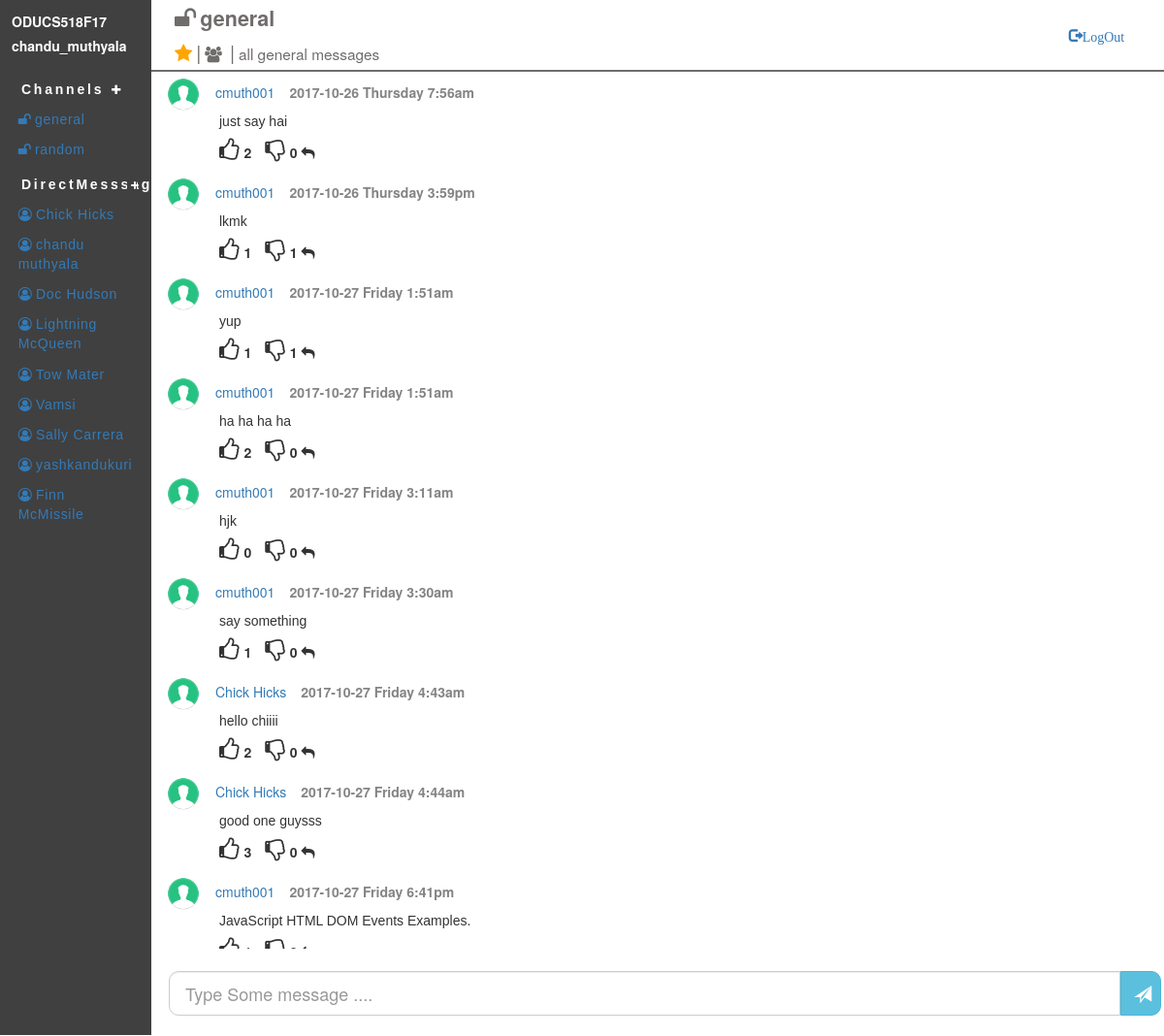
The app's page /index.php (signed in) with its own data.
### tables this page shows
CREATE TABLE IF NOT EXISTS `register` (
  `email` varchar(20) NOT NULL,
  `password` varchar(20) NOT NULL,
  `user_name` varchar(20) NOT NULL,
  `display_name` varchar(20) NOT NULL
);

CREATE TABLE IF NOT EXISTS `channels` (
  `channel_id` int(20) NOT NULL,
  `channel_name` varchar(20) NOT NULL,
  `purpose` varchar(50) NOT NULL,
  `created_by_user_email` varchar(20) NOT NULL,
  `createdon` timestamp NOT NULL DEFAULT '0000-00-00 00:00:00' ON UPDATE CURRENT_TIMESTAMP,
  `access_specifiers` tinyint(1) NOT NULL DEFAULT '0'
);

CREATE TABLE IF NOT EXISTS `userChannels` (
  `user_email` varchar(20) NOT NULL,
  `channel_id` int(10) NOT NULL,
  `channel_name` varchar(20) NOT NULL,
  `join_time` timestamp NOT NULL DEFAULT CURRENT_TIMESTAMP ON UPDATE CURRENT_TIMESTAMP,
  `starred` tinyint(1) NOT NULL DEFAULT '0'
);

CREATE TABLE IF NOT EXISTS `users` (
  `email` varchar(50) NOT NULL,
  `user_name` varchar(20) NOT NULL,
  `display_name` varchar(20) NOT NULL,
  `status` varchar(50) NOT NULL,
  `mode_id` int(10) NOT NULL,
  `display_pic` varchar(50) NOT NULL,
  `description` varchar(200) NOT NULL,
  `password` varchar(20) NOT NULL,
  `phone_no` int(13) NOT NULL,
  `skype_id` varchar(20) NOT NULL,
  `timestamp` timestamp NOT NULL DEFAULT CURRENT_TIMESTAMP ON UPDATE CURRENT_TIMESTAMP
);

CREATE TABLE IF NOT EXISTS `channel_messages` (
  `cmessage_id` int(10) NOT NULL,
  `channel_id` int(10) NOT NULL,
  `cuser_email` varchar(20) NOT NULL,
  `channel_message` text NOT NULL,
  `has_thread` tinyint(4) NOT NULL DEFAULT '0',
  `cmsg_timestamp` timestamp NOT NULL DEFAULT CURRENT_TIMESTAMP ON UPDATE CURRENT_TIMESTAMP
);

### sqlQueries.php (the view, shortened to what this page needs)
<?php
$conn = new mysqli(DB_HOST, DB_USER, DB_PASSWORD,DB_NAME)
	OR die ('Could not connect to MySQL: '.mysql_error());
function getUserDetails($email){
	global $conn;
	$sql = "SELECT * FROM register where email= '".$email."'";
    $result = $conn->query($sql);
    $row = $result->fetch_assoc();
    return $row;
}
function getChannelName($channel_id){
	global $conn;
	$sql = "SELECT * FROM channels where channel_id="."'$channel_id'";
	$result = mysqli_query($conn, $sql);
	$row = $result->fetch_assoc();
	return $row;
}
function getAllChannels($email){
	global $conn;
	$sql = "SELECT * FROM userChannels where user_email="."'$email'";;
    $result = mysqli_query($conn, $sql);
    $string = "";
    while(($row = mysqli_fetch_assoc($result)))
	{
    	$string=$string."<li ><a class= 'listbg' href=index.php?channel=".$row['channel_id']."#scrollBottom><i style='ffont-size: 126%;padding-right: 3%;' class='fa'>&#xf09c;</i>".$row['channel_name']."</a></li>";
	}
	return $string;
}
function getAllUsers(){
	global $conn;
	$sql = "SELECT user_name FROM users";
    $result = mysqli_query($conn, $sql);
    $string = "";
    while(($row = mysqli_fetch_assoc($result)))
	{
    	$string=$string."<li ><a class= 'listbg' href=''><i class ='fa' style = 'padding-right: 3%;'>&#xf2be;</i>".$row['user_name']."</a></li>";
	}
	return $string;
}
function getChannelMessages($channel_id){
	global $conn;
	$sql = "SELECT * FROM `channel_messages` join users on users.email=channel_messages.cuser_email where channel_id="."'$channel_id'";
    $result = mysqli_query($conn, $sql);
    $string = "<div class = 'message_wrapper'>";
    while(($row = mysqli_fetch_assoc($result)))
	{
		$likeCountQuery = "SELECT COUNT(*) as likeCount FROM `channel_message_reaction` where message_id=".$row['cmessage_id']." and emoji_id=1";
		$dislikeCountQuery = "SELECT COUNT(*) as dislikeCount FROM `channel_message_reaction` where message_id=".$row['cmessage_id']." and emoji_id=2";
		$likeList = "SELECT *  FROM `channel_message_reaction` join users on users.email=channel_message_reaction.user_email where message_id=".$row['cmessage_id']." and emoji_id=1";
		$dislikeList = "SELECT * FROM `channel_message_reaction` join users on users.email=channel_message_reaction.user_email where message_id=".$row['cmessage_id']." and emoji_id=2";
		$likeResult = mysqli_query($conn,$likeCountQuery);
		$dislikeResult = mysqli_query($conn,$dislikeCountQuery);
		$likeUsersList = mysqli_query($conn,$likeList);
		$dislikeUsersList = mysqli_query($conn,$dislikeList);
		$likeCount = mysqli_fetch_assoc($likeResult);
		$dislikeCount = mysqli_fetch_assoc($dislikeResult);
		$likeStr='';
		$dislikeStr='';
		while(($likeUser = mysqli_fetch_assoc($likeUsersList)))
		{
			if($likeUser['email']===$_SESSION['email']){
				$likeStr=$likeStr."You, ";
			}else{
				$likeStr=$likeStr.$likeUser['display_name'].",";
			}
		}
		while(($dislikeUser = mysqli_fetch_assoc($dislikeUsersList)))
		{
			if($dislikeUser['email']===$_SESSION['email']){
				$dislikeStr=$dislikeStr."You, ";
			}else{
				$dislikeStr=$dislikeStr.$dislikeUser['display_name'].",";
			}
		}
		$date = date_create($row['cmsg_timestamp']);
		$time = date_format($date, 'Y-m-d l g:ia');
		$message = htmlspecialchars($row['channel_message']);
		$replyMsg = "replyMsg".$row['cmessage_id'];
		$myForm = "myForm".$row['cmessage_id'];
    	$string=$string."<div class='right'>
    						<img src='contact.PNG' alt='Contact_Img' class='contact_Img'><a href= ''>".$row['display_name']."</a><label class = 'timeStamp'>".$time."</label>
    						<div class= 'textMessage'><span>".$message."</span></div>
    						<div class = 'reaction'>
    							<label class='likeIcon' data-toggle='tooltip' title='$likeStr' style='font-size:24px' emoji_id = '1' name = 'like' id =".$row['cmessage_id']." onclick = 'reactionFunction(".$row['cmessage_id'].","."\"".$_SESSION['email']."\"".",1)' ><i class='fa fa-thumbs-o-up'></i></label><label class=likeCount".$row['cmessage_id'].">".$likeCount['likeCount']."</label>
    							<label class = 'dislikeIcon'data-toggle='tooltip' title='$dislikeStr' style='font-size:24px' emoji_id = '2' name = 'dislike' id =".$row['cmessage_id']." onclick = 'reactionFunction(".$row['cmessage_id'].","."\"".$_SESSION['email']."\"".",2)' ><i class='fa fa-thumbs-o-down'></i></label><label class=dislikeCount".$row['cmessage_id'].">".$dislikeCount['dislikeCount']."</label>
    							<label class = 'replyMsgIcon' id=".$row['cmessage_id']." ><i class='fa fa-reply' aria-hidden='true'></i></label>
    						</div>
    						<div class = '$replyMsg input-group input-group-lg textinput' style='display:none;'>
    							<form id = '$myForm' class = '' method ='post'>
    								<input type='hidden' name='user' id='user' value=".$_SESSION['email']." >
    								<input type='hidden' name='msgId' id='msgId' value=".$row['cmessage_id']." >
    								<input type='hidden' name='channel' id='channel' value='$channel_id' >
    								<input type='text' id='txt' class='form-control' name = 'message' style  = 'width: 95%;border: 2px solid #bfc4bd;' placeholder= 'Type Some message ....' aria-describedby='sizing-addon1' autofocus required>
    								<button type='submit' id = ".$row['cmessage_id']." class='btn btn-info btn-md replyButton'><span class='glyphicon glyphicon-send'></span> </button>
    							</form>
    						</div>
    					</div>";
	}
	$string = $string."<div id = 'scrollBottom'></div></div>";
	return $string;
}
 ?>

### index.php (shortened to what this page needs)
<?php
include_once "sqlQueries.php";
?>
<html>
	<head>
		<link rel="stylesheet" type="text/css" href="index.css">
		<link rel="stylesheet" type="text/css" href="messages/messages.css">
		<link rel="stylesheet" href="https://maxcdn.bootstrapcdn.com/bootstrap/3.3.7/css/bootstrap.min.css">
		<link rel="stylesheet" href="https://cdnjs.cloudflare.com/ajax/libs/font-awesome/4.7.0/css/font-awesome.min.css">
		  <link rel="stylesheet" href="https://cdnjs.cloudflare.com/ajax/libs/bootstrap-multiselect/0.9.13/css/bootstrap-multiselect.css">
	</head>
	<body>
		<div class="container nopadding col-xs-12" >
			<div class = "col-xs-12 nopadding ">
				<div  class = " col-xs-3 nopadding" style="background-color: #404040;width: 13%;height: 74px;color: white;padding: 1% !important;
">
					<div><label>ODUCS518F17</label></div>
						<div><label><?php $result = getUserDetails($_SESSION['email']); echo $result['display_name']?></label></div>
				</div>
				<div class="col-xs-9 nopadding" style="width: 87%;height: 74px;border-bottom: 0.15em solid #706c6c;background-color: white;padding-left: 2% !important; padding-top: 4px !important;;
">					<div class ="col-xs-5 nopadding ">
						<div><i style='font-size: 170%;padding-right: 1%;color: #706c6c;' class='fa'>&#xf09c;</i><label class = 'channel_title'><b>
							<?php
								if (isset($_GET["channel"])){
									$result = getChannelName($_GET["channel"]);
								}else{
									$result = getChannelName(1);
								}
								echo $result['channel_name']
							?>
							</b></label>
						</div>
						<div class = "detailsOfChannel">
							<span class="fa fa-star checked"></span>
							<span class= "divider">|</span>
							<i style='font-size: 117%;padding-right: 1%;color: #706c6c;' class="fa fa-users" aria-hidden="true"></i>
							<span class= "divider">|</span>
							<span class = "purposeChannel">
								<?php
								if (isset($_GET["channel"])){
									$result = getChannelName($_GET["channel"]);
								}else{
									$result = getChannelName(1);
								}
								echo $result['purpose']
							?>
							</span>
						</div>
					</div>
					<div class = "logout">
						<a href="./signOut.php">
          					<span class="glyphicon glyphicon-log-out">LogOut</span>
        				</a>
					</div>
				</div>
			</div>
			<div class="col-xs-12 nopadding">
		        <div class="col-xs-3  leftSideMenu nopadding">
		            <div >
		                <ul class="col-xs-12 nav nav-list nopadding">
		                    <li>
		                    	<div class="col-xs-12 channeldiv">
		                    		<div class="col-xs-11 nopadding">
		                    			<b><a class ="link" href= "">Channels</a></b>
		                    			<button class="btn  btn-sm  btn-circle addChannel" data-toggle="modal" data-target="#myModal"><i class="fa fa-plus"></i></button>
		                    		</div>
	        					</div>
	        					<div id="Channel">
				                        <ul class="nav nav-list tree starredList">
				                 			<?php
				                 				$user_array = getUserDetails($_SESSION['email']);
				                            	$result =getAllChannels($user_array['email']);
				                            	echo $result
				                            ?>
				                        </ul>
		                    	</div>
		                    </li>
		                    <li>
		                    	<div class="col-xs-12 directmsgdiv ">
		                    		<div class="col-xs-11 nopadding">
		                    			<b><a class ="link" href= "">DirectMesssages</a></b>
		                    		</div>
		                    		<div class="col-xs-1  icon-plus nopadding">
	        						</div>
	        					</div>
        						<div id="directmsg">
			                        <ul class="nav nav-list tree directmsgList">
			                            <?php $result =getAllUsers();echo $result ?>
			                        </ul>
	                    		</div>
		                    </li>
		                </ul>
		            </div>
		        </div>
		        <div id="message_container" class ="col-xs-10 headrow nopadding" style="width:87%;min-height:93%;background-color: white; ">
		        	<div class ="col-xs-12 nopadding " style="height:91%;overflow-y: auto; overflow-x: hidden;position:relative;">
			        	<?php
			        		if (isset($_GET["channel"])){
			        			$result =getChannelMessages($_GET["channel"]);
			        		}else{
			        			$result =getChannelMessages(1);
			        		}
			        		echo $result
			        	?>
		        	</div>
		        	 <form action = "<?php echo htmlspecialchars("messages/messages.php") ?>" method = "post">
			        	<div id="footer" class ="col-xs-12 nopadding ">
			        		<div class="input-group input-group-lg textinput">
		  							<input type="text" class="form-control " name = "message" style  = "width: 94%;border-top-left-radius: 10px;border-bottom-left-radius: 10px;" placeholder= "Type Some message ...." aria-describedby="sizing-addon1" autofocus required>
		  							<button type="submit" class="btn btn-info btn-lg btnsend"><span class="glyphicon glyphicon-send"></span> </button>
							</div>
			        	</div>
			        </form>
		        </div>
			</div>
	</div>
	</body>
</html>

### index.css (style rules this page uses)
.headrow { height: 70px; }
.leftSideMenu { background-color: #404040; width:13% !important; padding: 0px 0; overflow-y: auto; overflow-x: hidden; height: 93%; }
.listbg { font-family: "Comic Sans MS", cursive, sans-serif; letter-spacing: 0.05em; margin-bottom: 5px; padding: 2% 12% !important; }
head,body { width: 100%; margin: 0 auto; overflow: hidden; }
.nopadding { padding: 0px !important; }
#footer { position: fixed; bottom: 0; width: 87%; min-height: 4.8em !important; }
.starredList { margin-top: 10%; }
.channeldiv { background-color: transparent; padding-bottom: 5%; padding-top: 5%; font-family: "Comic Sans MS", cursive, sans-serif; letter-spacing: 0.2em; }
.directmsgdiv { background-color: transparent; padding-bottom: 5%; padding-top: 5%; font-family: "Comic Sans MS", cursive, sans-serif; letter-spacing: 0.2em; }
.textinput { margin-left: 18px; width: 100%; }
.link { color:white; padding-left: 6%; }
.directmsgList { margin-top: 10%; }
.icon-plus { background-color: #404040; border-radius:8px; -webkit-border-radius:8px; -moz-border-radius:8px; width: 16px; height: 16px; position: relative; top:0; left:0; margin-top: 3px; }
.icon-plus:after { background-color: #fff; width: 8px; height: 2px; border-radius: 1px; -webkit-border-radius: 1px; -moz-border-radius: 1px; position: absolute; top:7px; left: 4px; content:""; }
.icon-plus:before { background-color: #fff; width: 2px; height: 8px; border-radius: 1px; -webkit-border-radius: 1px; -moz-border-radius: 1px; position: absolute; top:4px; left: 7px; content:""; }
.btnsend { padding: 13px !important; border-top-right-radius: 10px !important; border-bottom-right-radius: 10px !important; border-top-left-radius: 0px !important; border-bottom-left-radius: 0px !important; width: 4%; }
.channel_title { font-size: 154%; color: #706c6c; }
.checked { color: orange; font-size: 141% !important; }
.divider { font-size: 140%; color: #706c6c; }
.purposeChannel { font-size: 110%; color: #706c6c; }
.addChannel { background-color: #404040; color: white; padding: 0px !important; }
.likeIcon { font-size: 25px; margin-left: 55px; padding-right: 5px; margin-top: 7px; }
.dislikeIcon { font-size: 25px; padding-right: 5px; padding-left: 10px; }

### messages/messages.css (style rules this page uses)
.right { margin-left: 10px; padding: 5px 5px; background-color: white; }
.timeStamp { margin-left: 15px !important; opacity: 0.6 !important; }
.contact_Img { width: 36px; height: 36px; margin-right: 15px; }
.textMessage { margin-left: 55px; font-family: "Comic Sans MS", cursive, sans-serif; word-wrap: break-word; }
.logout { float: right; margin-right: 4%; margin-top: 1.7em; }

### records on screen
register: display_name "chandu_muthyala"
channels: channel_name "general", purpose "all general messages"
userchannels: channel_name "general"
userchannels: channel_name "random"
users: user_name "Chick Hicks", display_name "Chick Hicks Chick Hicks"
users: user_name "chandu muthyala", display_name "cmuth001 cmuth001 cmuth001 cmuth001 cmuth001 cmuth001 cmuth001"
users: user_name "Doc Hudson"
users: user_name "Lightning McQueen"
users: user_name "Tow Mater"
users: user_name "Vamsi"
users: user_name "Sally Carrera"
users: user_name "yashkandukuri"
users: user_name "Finn McMissile"
channel_messages: cmsg_timestamp "2017-10-26 Thursday 7:56am", channel_message "just say hai"
channel_messages: cmsg_timestamp "2017-10-26 Thursday 3:59pm", channel_message "lkmk"
channel_messages: cmsg_timestamp "2017-10-27 Friday 1:51am", channel_message "yup"
channel_messages: cmsg_timestamp "2017-10-27 Friday 1:51am", channel_message "ha ha ha ha"
channel_messages: cmsg_timestamp "2017-10-27 Friday 3:11am", channel_message "hjk"
channel_messages: cmsg_timestamp "2017-10-27 Friday 3:30am", channel_message "say something"
channel_messages: cmsg_timestamp "2017-10-27 Friday 4:43am", channel_message "hello chiiii"
channel_messages: cmsg_timestamp "2017-10-27 Friday 4:44am", channel_message "good one guysss"
channel_messages: cmsg_timestamp "2017-10-27 Friday 6:41pm", channel_message "JavaScript HTML DOM Events Examples."
